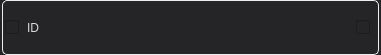
<?xml version="1.0" encoding="UTF-8"?>
<ui version="4.0">
 <class>WaypointViewReadOnly</class>
 <widget class="QWidget" name="WaypointViewReadOnly">
  <property name="geometry">
   <rect>
    <x>0</x>
    <y>0</y>
    <width>381</width>
    <height>55</height>
   </rect>
  </property>
  <property name="sizePolicy">
   <sizepolicy hsizetype="Preferred" vsizetype="Fixed">
    <horstretch>0</horstretch>
    <verstretch>0</verstretch>
   </sizepolicy>
  </property>
  <property name="windowTitle">
   <string>Form</string>
  </property>
  <property name="styleSheet">
   <string notr="true">QWidget#colorIcon {}

QWidget {
background-color: #252528;
color: #DDDDDF;
border-color: #EEEEEE;
background-clip: border;
}

QCheckBox {
background-color: #252528;
color: #454545;
}

QGroupBox {
	border: 1px solid #EEEEEE;
	border-radius: 5px;
	padding: 0px 0px 0px 0px;
margin-top: 1ex; /* leave space at the top for the title */
	margin: 0px;
}

 QGroupBox::title {
     subcontrol-origin: margin;
     subcontrol-position: top center; /* position at the top center */
     margin: 0 3px 0px 3px;
     padding: 0 3px 0px 0px;
     font: bold 8px;
 }

QGroupBox#heartbeatIcon {
	background-color: red;
}

 QDockWidget {
	font: bold;
    border: 1px solid #32345E;
}

QPushButton {
	font-weight: bold;
	font-size: 12px;
	border: 1px solid #999999;
	border-radius: 10px;
	min-width:22px;
	max-width: 36px;
	min-height: 16px;
	max-height: 16px;
	padding: 2px;
	background-color: qlineargradient(x1: 0, y1: 0, x2: 0, y2: 1, stop: 0 #777777, stop: 1 #555555);
}

QPushButton:pressed {
	background-color: qlineargradient(x1: 0, y1: 0, x2: 0, y2: 1, stop: 0 #444444, stop: 1 #555555);
}

QPushButton#landButton {
	color: #000000;
	background: qlineargradient(x1:0, y1:0, x2:0, y2:1,
                             stop:0 #ffee01, stop:1 #ae8f00) url(&quot;ICONDIR/control/emergency-button.png&quot;);
}

QPushButton:pressed#landButton {
	color: #000000;
	background: qlineargradient(x1:0, y1:0, x2:0, y2:1,
                             stop:0 #bbaa00, stop:1 #a05b00) url(&quot;ICONDIR/control/emergency-button.png&quot;);
}

QPushButton#killButton {
	color: #000000;
	background: qlineargradient(x1:0, y1:0, x2:0, y2:1,
                             stop:0 #ffb917, stop:1 #b37300) url(&quot;ICONDIR/control/emergency-button.png&quot;);
}

QPushButton:pressed#killButton {
	color: #000000;
	background: qlineargradient(x1:0, y1:0, x2:0, y2:1,
                             stop:0 #bb8500, stop:1 #903000) url(&quot;ICONDIR/control/emergency-button.png&quot;);
}

QProgressBar {
	border: 1px solid white;
	border-radius: 4px;
	text-align: center;
	padding: 2px;
	color: white;
	background-color: #111111;
}

QProgressBar:horizontal {
	height: 12px;
}

QProgressBar QLabel {
	font-size: 8px;
}

QProgressBar:vertical {
	width: 12px;
}

QProgressBar::chunk {
	background-color: #656565;
}

QProgressBar::chunk#batteryBar {
	background-color: green;
}

QProgressBar::chunk#speedBar {
	background-color: yellow;
}

QProgressBar::chunk#thrustBar {
	background-color: orange;
}</string>
  </property>
  <layout class="QHBoxLayout" name="horizontalLayout_2">
   <property name="leftMargin">
    <number>2</number>
   </property>
   <property name="topMargin">
    <number>0</number>
   </property>
   <property name="rightMargin">
    <number>2</number>
   </property>
   <property name="bottomMargin">
    <number>0</number>
   </property>
   <item>
    <widget class="QGroupBox" name="groupBox">
     <property name="enabled">
      <bool>true</bool>
     </property>
     <property name="title">
      <string/>
     </property>
     <property name="alignment">
      <set>Qt::AlignLeading|Qt::AlignLeft|Qt::AlignVCenter</set>
     </property>
     <property name="flat">
      <bool>false</bool>
     </property>
     <property name="checkable">
      <bool>false</bool>
     </property>
     <layout class="QHBoxLayout" name="horizontalLayout">
      <property name="spacing">
       <number>2</number>
      </property>
      <property name="margin">
       <number>2</number>
      </property>
      <item>
       <widget class="QCheckBox" name="current">
        <property name="text">
         <string/>
        </property>
       </widget>
      </item>
      <item>
       <widget class="QLabel" name="idLabel">
        <property name="text">
         <string>ID</string>
        </property>
       </widget>
      </item>
      <item>
       <widget class="QTextBrowser" name="displayBar">
        <property name="sizePolicy">
         <sizepolicy hsizetype="Expanding" vsizetype="Expanding">
          <horstretch>0</horstretch>
          <verstretch>0</verstretch>
         </sizepolicy>
        </property>
        <property name="maximumSize">
         <size>
          <width>16777215</width>
          <height>31</height>
         </size>
        </property>
        <property name="font">
         <font>
          <pointsize>8</pointsize>
         </font>
        </property>
        <property name="frameShape">
         <enum>QFrame::NoFrame</enum>
        </property>
        <property name="frameShadow">
         <enum>QFrame::Sunken</enum>
        </property>
       </widget>
      </item>
      <item>
       <widget class="QCheckBox" name="autoContinue">
        <property name="text">
         <string/>
        </property>
       </widget>
      </item>
     </layout>
    </widget>
   </item>
  </layout>
 </widget>
 <resources/>
 <connections/>
</ui>
